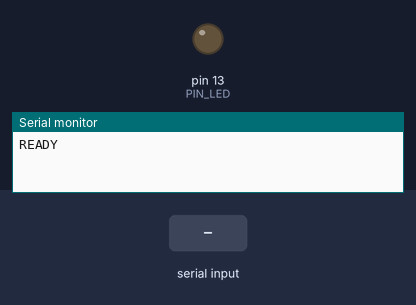
Bench run of a sketch on a simulated Arduino Nano, built with avr-gcc and run on an emulated ATmega328P. On the bench: output pins drawn as LEDs (lit = HIGH), the last lines printed to the serial monitor. The test bench sets the inputs (shaded band).

Above: at 1.2 s.
1.3 s: "SNAKE 90\n" received over Serial
At 1.62 s:
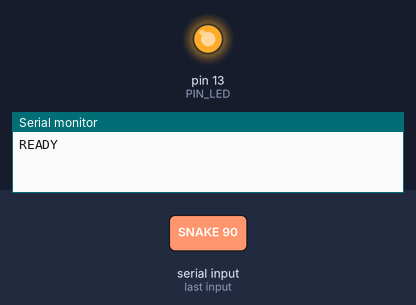
4.3 s: "LED_ON\n" received over Serial
At 5.5 s:
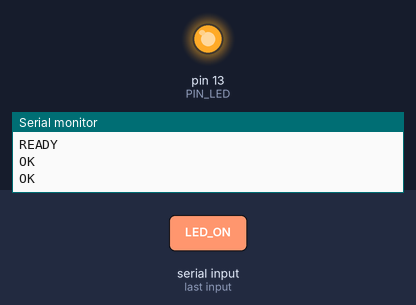
5.8 s: "LED_OFF\n" received over Serial
At 6.7 s:
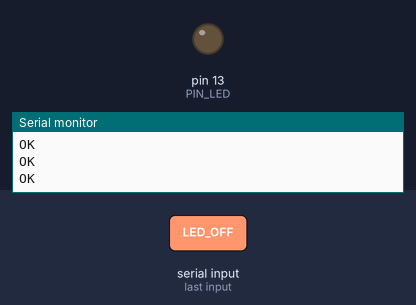
Timing chart, 0 to 8.8 s (numbered marks = the images above; inputs shaded):
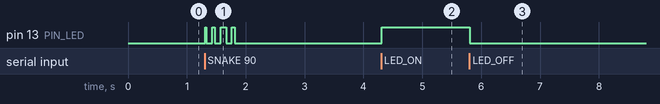

The sketch:

lab8.ino
```cpp
const int PIN_LED = 13;

void runSnakePattern(int base_delay) {
  int delays[] = {base_delay / 4, base_delay / 2, base_delay, base_delay / 2};

  for (int i = 0; i < 4; i++) {
    digitalWrite(PIN_LED, HIGH);
    delay(delays[i]);
    digitalWrite(PIN_LED, LOW);
    delay(100);
  }
}

void handleCommand(String cmd) {
  cmd.trim();

  if (cmd == "LED_ON") {
    digitalWrite(PIN_LED, HIGH);
    Serial.println("OK");

  } else if (cmd == "LED_OFF") {
    digitalWrite(PIN_LED, LOW);
    Serial.println("OK");

  } else if (cmd == "STATUS") {
    Serial.println(digitalRead(PIN_LED) == HIGH ? "STATUS:ON" : "STATUS:OFF");

  } else if (cmd.startsWith("BLINK ")) {
    String params = cmd.substring(6);
    int spaceIdx = params.indexOf(' ');

    if (spaceIdx == -1) {
      Serial.println("ERROR:INVALID_PARAM");
      return;
    }

    int on_ms  = params.substring(0, spaceIdx).toInt();
    int off_ms = params.substring(spaceIdx + 1).toInt();

    if (on_ms <= 0 || off_ms < 0) {
      Serial.println("ERROR:INVALID_PARAM");
      return;
    }

    digitalWrite(PIN_LED, HIGH);
    delay(on_ms);
    digitalWrite(PIN_LED, LOW);
    if (off_ms > 0) delay(off_ms);
    Serial.println("OK");

  } else if (cmd.startsWith("SNAKE ")) {
    String param = cmd.substring(6);
    int base_delay = param.toInt();

    if (base_delay <= 0) {
      Serial.println("ERROR:INVALID_PARAM");
      return;
    }

    runSnakePattern(base_delay);
    Serial.println("OK");

  } else {
    Serial.println("ERROR:UNKNOWN_CMD");
  }
}

void setup() {
  pinMode(PIN_LED, OUTPUT);
  Serial.begin(9600);
  Serial.println("READY");
}

void loop() {

  if (Serial.available()) {

    String cmd = Serial.readStringUntil('\n');
    handleCommand(cmd);
  }
}
```

Measured:
- after the input at 1.3 s, pin 13 (PIN_LED): LOW → HIGH at once, then moves between LOW and HIGH, repeating every 0.15 s
- after the input at 4.3 s, pin 13 (PIN_LED): LOW → HIGH at once
- after the input at 5.8 s, pin 13 (PIN_LED): HIGH → LOW at once
